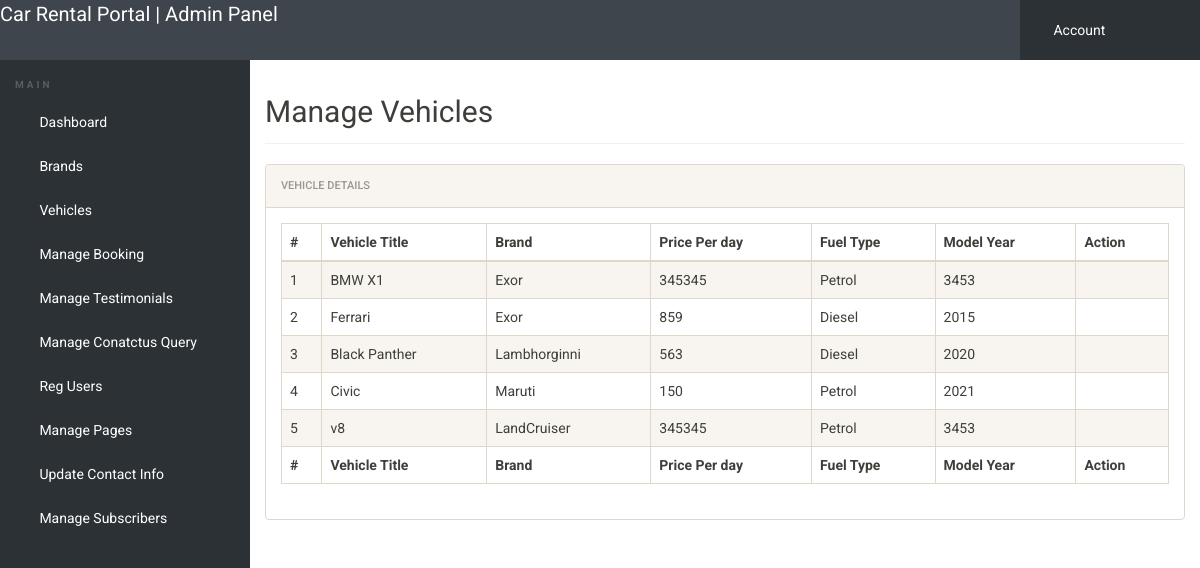
The page /manage-vehicles.php (signed in) on the database its author committed.
### tables this page shows
CREATE TABLE IF NOT EXISTS `tblvehicles` (
  `id` int(11) NOT NULL,
  `VehiclesTitle` varchar(150) DEFAULT NULL,
  `VehiclesBrand` int(11) DEFAULT NULL,
  `VehiclesOverview` longtext,
  `PricePerDay` int(11) DEFAULT NULL,
  `FuelType` varchar(100) DEFAULT NULL,
  `ModelYear` int(6) DEFAULT NULL,
  `SeatingCapacity` int(11) DEFAULT NULL,
  `Vimage1` varchar(120) DEFAULT NULL,
  `Vimage2` varchar(120) DEFAULT NULL,
  `Vimage3` varchar(120) DEFAULT NULL,
  `Vimage4` varchar(120) DEFAULT NULL,
  `Vimage5` varchar(120) DEFAULT NULL,
  `AirConditioner` int(11) DEFAULT NULL,
  `PowerDoorLocks` int(11) DEFAULT NULL,
  `AntiLockBrakingSystem` int(11) DEFAULT NULL,
  `BrakeAssist` int(11) DEFAULT NULL,
  `PowerSteering` int(11) DEFAULT NULL,
  `DriverAirbag` int(11) DEFAULT NULL,
  `PassengerAirbag` int(11) DEFAULT NULL,
  `PowerWindows` int(11) DEFAULT NULL,
  `CDPlayer` int(11) DEFAULT NULL,
  `CentralLocking` int(11) DEFAULT NULL,
  `CrashSensor` int(11) DEFAULT NULL,
  `LeatherSeats` int(11) DEFAULT NULL,
  `RegDate` timestamp NOT NULL DEFAULT CURRENT_TIMESTAMP,
  `UpdationDate` timestamp NULL DEFAULT NULL ON UPDATE CURRENT_TIMESTAMP
);

CREATE TABLE IF NOT EXISTS `tblbrands` (
  `id` int(11) NOT NULL,
  `BrandName` varchar(120) NOT NULL,
  `CreationDate` timestamp NULL DEFAULT CURRENT_TIMESTAMP,
  `UpdationDate` timestamp NULL DEFAULT NULL ON UPDATE CURRENT_TIMESTAMP
);

### manage-vehicles.php (the view, shortened to what this page needs)
<?php
include('includes/config.php');
if(strlen($_SESSION['alogin'])==0)
	{
header('location:index.php');
}
else{
 ?>
<!doctype html>
<html lang="en" class="no-js">
<head>
	<link rel="stylesheet" href="css/font-awesome.min.css">
	<link rel="stylesheet" href="css/bootstrap.min.css">
	<link rel="stylesheet" href="css/dataTables.bootstrap.min.css">
	<link rel="stylesheet" href="css/bootstrap-social.css">
	<link rel="stylesheet" href="css/bootstrap-select.css">
	<link rel="stylesheet" href="css/fileinput.min.css">
	<link rel="stylesheet" href="css/awesome-bootstrap-checkbox.css">
	<link rel="stylesheet" href="css/style.css">
</head>
<body>
	<?php include('includes/header.php');?>
	<div class="ts-main-content">
		<?php include('includes/leftbar.php');?>
		<div class="content-wrapper">
			<div class="container-fluid">
				<div class="row">
					<div class="col-md-12">
						<h2 class="page-title">Manage Vehicles</h2>
						<div class="panel panel-default">
							<div class="panel-heading">Vehicle Details</div>
							<div class="panel-body">
								<table id="zctb" class="display table table-striped table-bordered table-hover" cellspacing="0" width="100%">
									<thead>
										<tr>
										<th>#</th>
											<th>Vehicle Title</th>
											<th>Brand </th>
											<th>Price Per day</th>
											<th>Fuel Type</th>
											<th>Model Year</th>
											<th>Action</th>
										</tr>
									</thead>
									<tfoot>
										<tr>
										<th>#</th>
										<th>Vehicle Title</th>
											<th>Brand </th>
											<th>Price Per day</th>
											<th>Fuel Type</th>
											<th>Model Year</th>
											<th>Action</th>
										</tr>
									</tfoot>
									<tbody>
<?php $sql = "SELECT tblvehicles.VehiclesTitle,tblbrands.BrandName,tblvehicles.PricePerDay,tblvehicles.FuelType,tblvehicles.ModelYear,tblvehicles.id from tblvehicles join tblbrands on tblbrands.id=tblvehicles.VehiclesBrand";
$query = $dbh -> prepare($sql);
$query->execute();
$results=$query->fetchAll(PDO::FETCH_OBJ);
$cnt=1;
if($query->rowCount() > 0)
{
foreach($results as $result)
{				?>
										<tr>
											<td><?php echo htmlentities($cnt);?></td>
											<td><?php echo htmlentities($result->VehiclesTitle);?></td>
											<td><?php echo htmlentities($result->BrandName);?></td>
											<td><?php echo htmlentities($result->PricePerDay);?></td>
											<td><?php echo htmlentities($result->FuelType);?></td>
												<td><?php echo htmlentities($result->ModelYear);?></td>
		<td><a href="edit-vehicle.php?id=<?php echo $result->id;?>"><i class="fa fa-edit"></i></a>&nbsp;&nbsp;
<a href="manage-vehicles.php?del=<?php echo $result->id;?>" onclick="return confirm('Do you want to delete');"><i class="fa fa-close"></i></a></td>
										</tr>
										<?php $cnt=$cnt+1; }} ?>
									</tbody>
								</table>
							</div>
						</div>
					</div>
				</div>
			</div>
		</div>
	</div>
</body>
</html>
<?php } ?>

### style.css (style rules this page uses)
html { font-size: 14px; }
@media only screen and (min-width: 480px) { html { font-size: 17px; } }
@media only screen and (min-width: 768px) { html { font-size: 14px; } }
body { font-size: 1em; }
a { color: white; }
.panel { overflow: hidden; }
.page-title { padding-bottom: 15px; margin-bottom: 20px; border-bottom: 1px solid #f0f0f0; }
.ts-main-content .content-wrapper { padding-top: 15px; margin-top: 60px; }
@media only screen and (min-width: 992px) { .ts-main-content .content-wrapper { margin-left: 250px; } }

### rows shown on the page
tblvehicles: VehiclesTitle "BMW X1", tblbrands.BrandName "Exor", PricePerDay "345345", FuelType "Petrol", ModelYear "3453"
tblvehicles: VehiclesTitle "Ferrari", tblbrands.BrandName "Exor", PricePerDay "859", FuelType "Diesel", ModelYear "2015"
tblvehicles: VehiclesTitle "Black Panther", tblbrands.BrandName "Lambhorginni", PricePerDay "563", FuelType "Diesel", ModelYear "2020"
tblvehicles: VehiclesTitle "Civic", tblbrands.BrandName "Maruti", PricePerDay "150", FuelType "Petrol", ModelYear "2021"
tblvehicles: VehiclesTitle "v8", tblbrands.BrandName "LandCruiser", PricePerDay "345345", FuelType "Petrol", ModelYear "3453"
